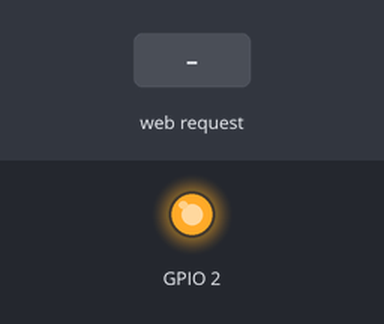
Simulated run of this sketch. Board: ESP8266 (NodeMCU). Parts: output pins drawn as LEDs (lit = HIGH). The test bench sets the inputs (shaded band). WiFi joins after 1.5 s; servers stay silent unless stated; what the sketch prints to the serial monitor is not drawn.

Above: at 2.7 s.
2.8 s: HTTP request GET /change received
Timing chart, 0 to 5.8 s (numbered marks = the images above; inputs shaded):
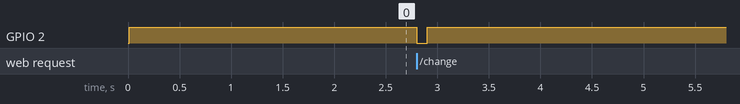

The sketch:

WiFiWebServerRob2.ino
```cpp
/*
 * This sketch connects to a local wifi AP and listens on Port 80.
 *
 * When a client connects is sends a series of text strings in HTML format
 * to create a web page with a button in a form.
 *
 * When the button on the web page is clicked a GET request containing
 * the word "/change/" is sent back to the ESP8266 server.
 *
 * This takes GPIO2 LOW for 100ms before returning it HIGH
 *
 * An Arduino can monitor this pin via a level shifter (3V3 to 5V)
 * and take some action.
 *
 * It was intended to control a Christmas star.
 *
 * The contents of the web page can easily be modified in this sketch.
 */

#include <ESP8266WiFi.h>

const char* ssid = "Kercem2";
const char* password = "E0E3106433F4";

// Create an instance of the server
// specify the port to listen on as an argument
WiFiServer server(80);

void setup() {
  Serial.begin(115200);
  delay(10);

  // prepare GPIO2
  pinMode(2, OUTPUT);
  digitalWrite(2, HIGH);

  // Connect to WiFi network
  Serial.println();
  Serial.println();
  Serial.print("Connecting to ");
  Serial.println(ssid);

  WiFi.begin(ssid, password);

  while (WiFi.status() != WL_CONNECTED) {
    delay(500);
    Serial.print(".");
  }
  Serial.println("");
  Serial.println("WiFi connected");

  // Start the server
  server.begin();
  Serial.println("Server started");

  // Print the IP address
  Serial.println(WiFi.localIP());
}

void loop() {
  // Check if a client has connected
  WiFiClient client = server.available();
  if (!client) {
    return;
  }

  // Wait until the client sends some data
  Serial.println("new client");
  while(!client.available()){
    delay(1);
  }

  // Read the first line of the request
  String req = client.readStringUntil('\r');
  Serial.println(req);
  client.flush();

  // Match the request
  if (req.indexOf("change") != -1) {
                            digitalWrite(2, LOW);
                            delay(100);
                            digitalWrite(2, HIGH);
  }

  client.flush();


  // Return the response
  client.println("HTTP/1.1 200 OK");
  client.println("Content-Type: text/html");
  client.println(""); //  do not forget this one
  client.println("<!DOCTYPE HTML>");
  client.println("<html>");
  client.println("<br><br>");
  client.println("<h1 style = \"color:red \"><center>Michelle, Grace and Iain's Star</center></h1>");
  client.println("<br><br><center>");
  client.println("<form action=\"/change/\" method=\"get\">");
  client.println("<button type=\"submit\" style = \"width:500px; height:100px; font-weight: bold; color: #FFF; background-color:red;border:10px double #00FF00; font-size: 200%;\">");
  client.println("Pattern Change</button>");
  client.println("</form></center></html>");

  Serial.println("Client disconnected");

  // The client will actually be disconnected
  // when the function returns and 'client' object is detroyed
}
```

Measured:
- after the input at 2.8 s, GPIO 2: HIGH → LOW at once, → HIGH 0.10 s later
